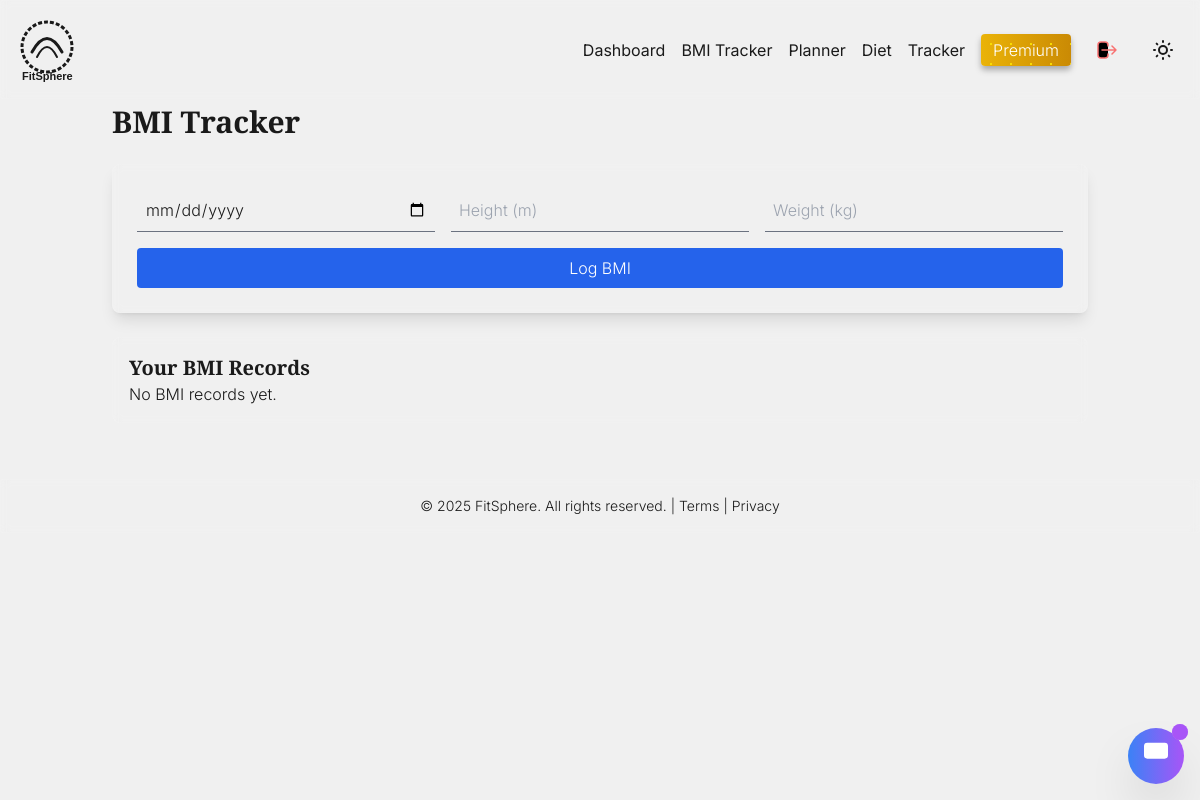
The app's page /bmi-tracker/ (signed in), older data.
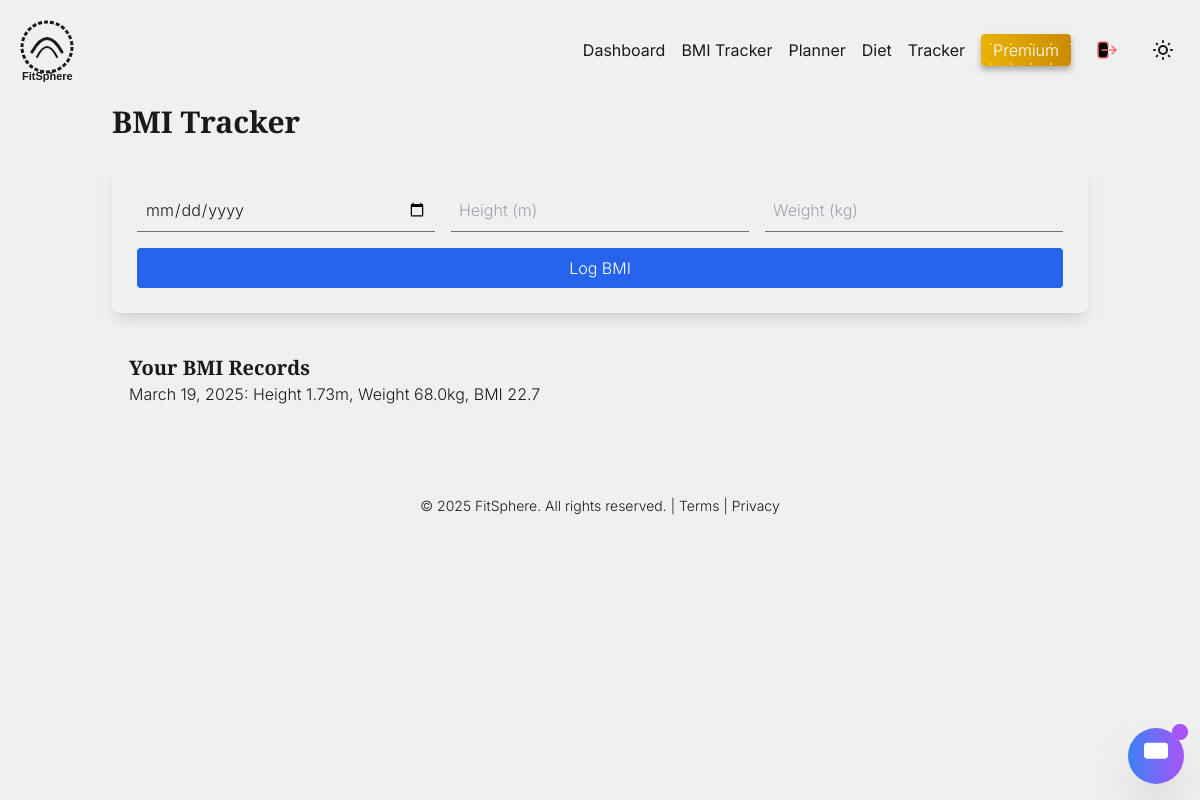
The same page, newer data.
### core/models.py (models this page shows, shortened)
class BMIRecord(models.Model):
    user = models.ForeignKey(User, on_delete=models.CASCADE)
    date = models.DateField()
    height = models.FloatField(help_text="Height in meters")
    weight = models.FloatField(help_text="Weight in kg")
    bmi = models.FloatField(editable=False)

### core/views.py (the view)
# urls.py: path('bmi-tracker/', views.bmi_tracker, name='bmi_tracker'),
@login_required
def bmi_tracker(request):
    if request.method == 'POST':
        date = request.POST.get('date')
        height = float(request.POST.get('height'))  # Convert to float
        weight = float(request.POST.get('weight'))  # Convert to float
        BMIRecord.objects.create(user=request.user, date=date, height=height, weight=weight)
        return redirect('dashboard')
    records = BMIRecord.objects.filter(user=request.user)
    return render(request, 'bmi_tracker.html', {'records': records})

### core/templates/bmi_tracker.html (shortened to what this page needs)
{% extends 'base.html' %}
{% block content %}
<div class="container mx-auto p-6">
    <h1 class="text-3xl font-bold mb-6">BMI Tracker</h1>
    <form method="post" class="glass p-6 rounded-lg shadow-lg">
        <div class="grid grid-cols-1 md:grid-cols-3 gap-4">
            <input type="date" name="date" required class="p-2 bg-transparent border-b border-gray-500 focus:outline-none">
            <input type="number" name="height" placeholder="Height (m)" step="0.01" required class="p-2 bg-transparent border-b border-gray-500 focus:outline-none">
            <input type="number" name="weight" placeholder="Weight (kg)" step="0.1" required class="p-2 bg-transparent border-b border-gray-500 focus:outline-none">
        </div>
        <button type="submit" class="mt-4 w-full py-2 bg-blue-600 hover:bg-blue-700 text-white rounded">Log BMI</button>
    </form>
    <div class="mt-6 glass p-4 rounded-lg">
        <h2 class="text-xl font-semibold">Your BMI Records</h2>
        {% for record in records %}
            <p>{{ record.date }}: Height {{ record.height }}m, Weight {{ record.weight }}kg, BMI {{ record.bmi|floatformat:1 }}</p>
        {% empty %}
            <p>No BMI records yet.</p>
        {% endfor %}
    </div>
</div>
{% endblock %}

Row changes from the older to the newer data that the page shows:
added BMIRecord: date "March 19, 2025", height "1.73", weight "68.0", bmi "22.7"
Text that changed along with them:
text no longer shown: "No BMI records yet."
